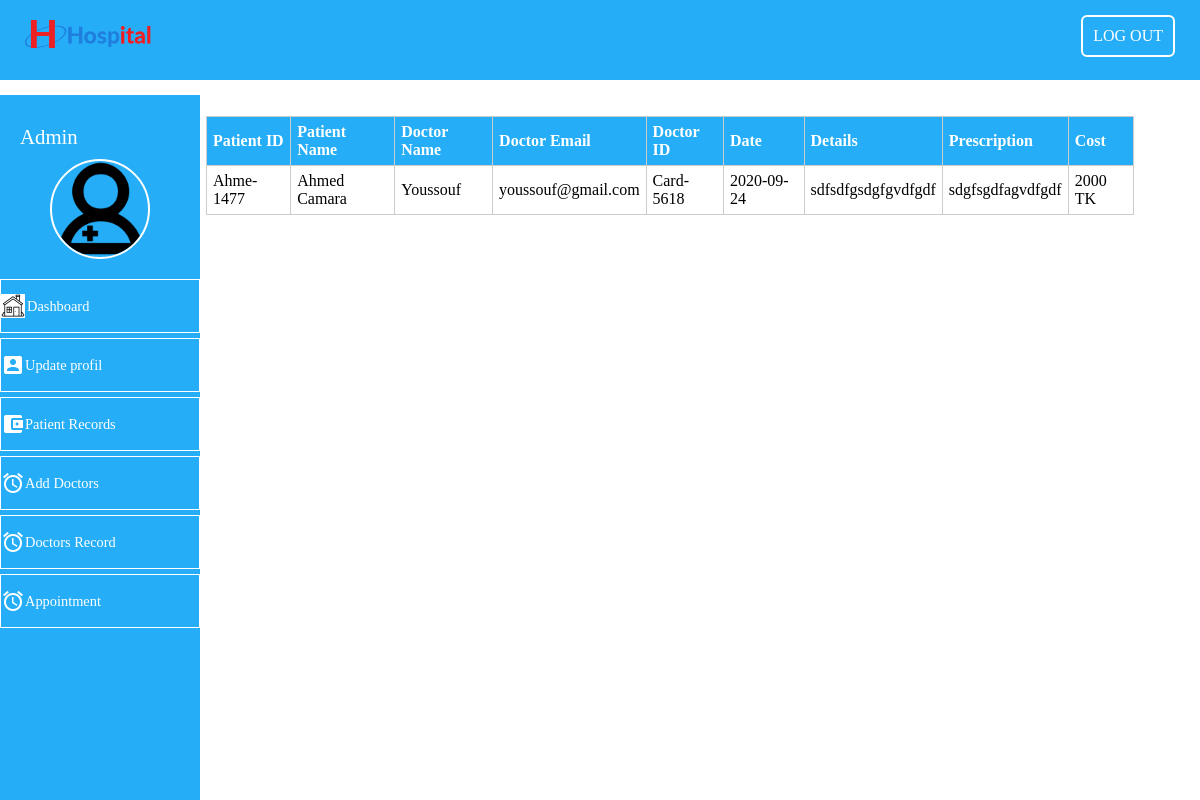
The app's page /admin/patientData (signed in) with its own data.
### tables this page shows
CREATE TABLE `patient_data` (
  `id` int(11) NOT NULL,
  `patient_id` varchar(255) NOT NULL,
  `patient_name` varchar(255) NOT NULL,
  `doctor_email` varchar(255) NOT NULL,
  `doctor_phone` varchar(255) NOT NULL,
  `doctor_id` varchar(255) NOT NULL,
  `doctor_name` varchar(255) NOT NULL,
  `date` date NOT NULL,
  `details` varchar(300) NOT NULL,
  `prescription` varchar(300) NOT NULL,
  `cost` varchar(100) NOT NULL
);

### app/controllers/Admin.php (called while the page is built, shortened)
<?php
    class Admin extends Controller{
        public function __construct(){
             $this->adminModel = $this->model('Administrator');
        }
        public function patientData(){
            $patientData = $this->adminModel->getAllPatientsData();
            $data = [
                'patientData' => $patientData
            ];
            $this->view('admin/patientsData',$data);
        }
    }
?>

### app/libraries/Core.php (called while the page is built, shortened)
<?php
    class Core{
        protected $currentMethod = 'index';
        public function __construct(){
            $url = $this->getUrl();
            if(file_exists('../app/controllers/'.ucwords($url[0]).'.php')){
                unset($url[0]);
            }
            $this->currentController = new $this->currentController;
            if(isset($url[1])){
                if(method_exists($this->currentController,$url[1])){
                    $this->currentMethod = $url[1];
                    unset($url[1]);
                }
            }
            $this->param = $url ? array_values($url) : [];
            call_user_func_array([$this->currentController,$this->currentMethod],$this->param);
        }
        public function getUrl(){
            if(isset($_GET['url'])){
                $url = rtrim($_GET['url'],'/');
                $url = filter_var($url,FILTER_SANITIZE_URL);
                $url = explode('/',$url);
                return $url;
            }
        }
    }
?>

### public/index.php (called while the page is built, shortened)
<?php
    $init = new Core();
?>

### app/libraries/Database.php (called while the page is built, shortened)
<?php
    class Database{
        private $host = DB_HOST;
        private $user = DB_USER;
        private $pass = DB_PASS;
        private $dbname = DB_NAME;
        private $dbh;
        private $stm;
        public function __construct(){
            try{
                $dsn = 'mysql:host=' . $this->host . ';dbname=' . $this->dbname;
                $options = array(
                    PDO::ATTR_PERSISTENT => true,
                    PDO::ATTR_ERRMODE => PDO::ERRMODE_EXCEPTION
                  );
                $this->dbh = new PDO($dsn,$this->user,$this->pass,$options);
            }catch(PDOException $e){
                $this->error = $e->getMessage();
                echo $this->error;
            }
        }
        public function query($sql){
            $this->stm = $this->dbh->prepare($sql);
        }
        public function execute(){
            return $this->stm->execute();
        }
        public function resultSet(){
            $this->execute();
            return $this->stm->fetchAll(PDO::FETCH_OBJ);
        }
    }
?>

### app/models/Administrator.php (called while the page is built, shortened)
<?php
    class Administrator{
        private $db;
        public function __construct(){
            $this->db = new Database;
        }
        public function getAllPatientsData(){
            $this->db->query('SELECT * FROM patient_data');
            $records = $this->db->resultSet();
            return $records;
        }
    }
?>

### app/views/admin/patientsData.php (the view, shortened to what this page needs)
<?php require APPROOT . '/views/inc/header.php'; ?>
<!DOCTYPE html>
<html lang="en">
    <head>
    </head>
    <body id="body">
            <?php require 'sidemenu/header.php';?>
            <section class="sidebar-content">
                <table class="table">
                    <tr>
                        <th>Patient ID</th>
                        <th>Patient Name</th>
                        <th>Doctor Name</th>
                        <th>Doctor Email</th>
                        <th>Doctor ID</th>
                        <th>Date</th>
                        <th>Details</th>
                        <th>Prescription</th>
                        <th>Cost</th>
                    </tr>
                    <?php if($data['patientData']) : ?>
                        <?php foreach($data['patientData'] as $appointment) : ?>
                            <td><?php echo $appointment->patient_id;?></td>
                            <td><?php echo $appointment->patient_name;?></td>
                            <td><?php echo $appointment->doctor_name;?></td>
                            <td><?php echo $appointment->doctor_email;?></td>
                            <td><?php echo $appointment->doctor_id;?></td>
                            <td><?php echo $appointment->date;?></td>
                            <td><?php echo $appointment->details?></td>
                            <td><?php echo $appointment->prescription?></td>
                            <td><?php echo $appointment->cost?></td>
                        <?php endforeach; ?>
                    <?php endif;?>
            </table>
            </section>
            <?php require 'sidemenu/footer.php';?>
    </body>
</html>
<?php require APPROOT . '/views/inc/footer.php'; ?>

### public/css/style.css (style rules this page uses)
* { box-sizing: border-box; margin: 0; padding: 0; }
body { background-color: white; }
.sidebar-content { display: block; margin-left: 190px; padding: 16px 16px; color: black; width: 80%; margin-top: 20px; }
.table { width:100%; border-collapse: collapse; }
.table tr:nth-of-type(odd) { background:#eee; }
.table th { background:rgb(37, 174, 247); color:white; font-weight:bold; }
.table td,.table th { padding:6px; border: 1px solid #ccc; text-align: left; }

### records on screen
patient_data: patient "Ahme-1477", patient_name "Ahmed Camara", doctor_name "Youssouf", doctor_email "youssouf@gmail.com", doctor "Card-5618", date "2020-09-24", details "sdfsdfgsdgfgvdfgdf", prescription "sdgfsgdfagvdfgdf", cost "2000 TK"
